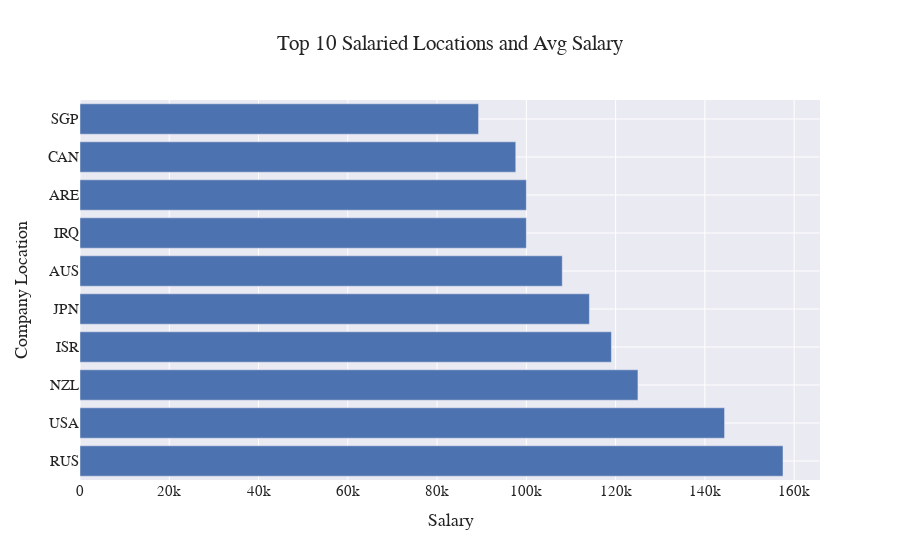

Notebook code for this chart:
### Code cell
df_mean = salary_df.groupby('company_location')[['salary_in_usd']].mean().sort_values('salary_in_usd', ascending = False,).head(10)

fig = px.bar(df_mean,
             x = df_mean['salary_in_usd'],
             y = df_mean.index,
             title = "Top 10 Salaried Locations and Avg Salary",
             template = 'seaborn')

fig.update_layout(
    xaxis_title = "Salary", 
    yaxis_title = "Company Location",
    font = dict(size = 15, family = "Franklin Gothic"))
fig.show()

### Figure 1 — Plotly figure (JSON) as saved in the notebook; plotly's stock layout.template omitted (floating-point values rounded to 4 significant figures)
{"data": [{"alignmentgroup": "True", "hovertemplate": "salary_in_usd=%{x}<br>company_location=%{y}<extra></extra>", "legendgroup": "", "marker": {"color": "rgb(76,114,176)", "pattern": {"shape": ""}}, "name": "", "offsetgroup": "", "orientation": "h", "showlegend": false, "textposition": "auto", "type": "bar", "x": [157500, 144400.0, 125000, 119059, 114100.0, 108000.0, 100000, 100000, 97620.0, 89294], "xaxis": "x", "y": ["RUS", "USA", "NZL", "ISR", "JPN", "AUS", "IRQ", "ARE", "CAN", "SGP"], "yaxis": "y"}], "layout": {"autosize": true, "barmode": "relative", "font": {"family": "Franklin Gothic", "size": 15}, "legend": {"tracegroupgap": 0}, "title": {"text": "Top 10 Salaried Locations and Avg Salary"}, "xaxis": {"anchor": "y", "autorange": true, "domain": [0, 1], "range": [0, 165800.0], "title": {"text": "Salary"}, "type": "linear"}, "yaxis": {"anchor": "x", "autorange": true, "domain": [0, 1], "range": [-0.5, 9.5], "title": {"text": "Company Location"}, "type": "category"}}}
